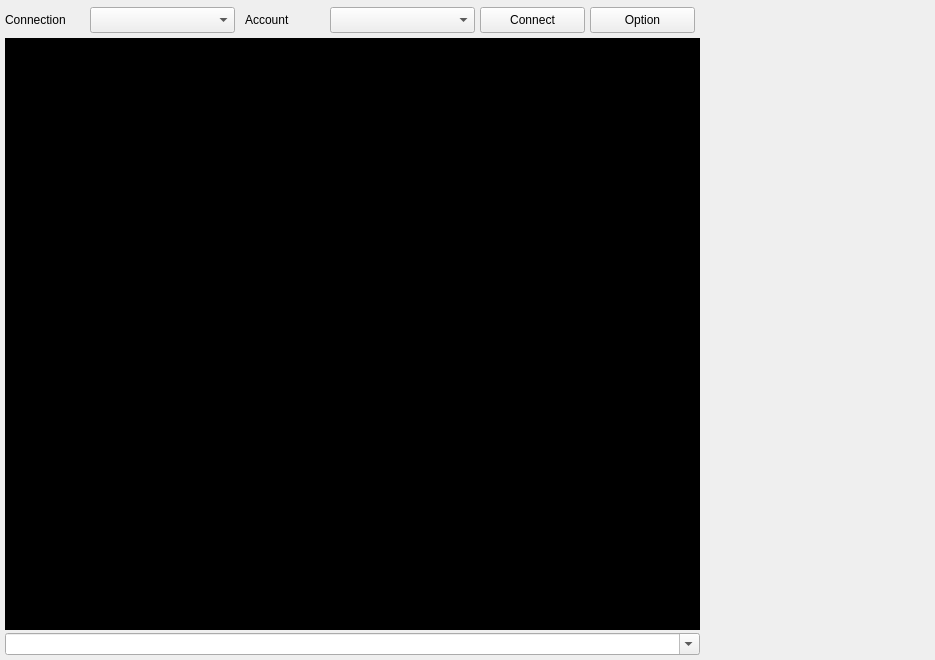
<ui version="4.0" >
 <class>dev_client</class>
 <widget class="QMainWindow" name="dev_client" >
  <property name="geometry" >
   <rect>
    <x>0</x>
    <y>0</y>
    <width>935</width>
    <height>660</height>
   </rect>
  </property>
  <property name="windowTitle" >
   <string>DevClient</string>
  </property>
  <widget class="QWidget" name="centralwidget" >
   <layout class="QGridLayout" >
    <property name="leftMargin" >
     <number>5</number>
    </property>
    <property name="topMargin" >
     <number>5</number>
    </property>
    <property name="rightMargin" >
     <number>5</number>
    </property>
    <property name="bottomMargin" >
     <number>5</number>
    </property>
    <property name="horizontalSpacing" >
     <number>5</number>
    </property>
    <property name="verticalSpacing" >
     <number>3</number>
    </property>
    <item row="0" column="0" colspan="2" >
     <widget class="QFrame" name="toppanel" >
      <property name="sizePolicy" >
       <sizepolicy vsizetype="Fixed" hsizetype="Fixed" >
        <horstretch>0</horstretch>
        <verstretch>0</verstretch>
       </sizepolicy>
      </property>
      <property name="minimumSize" >
       <size>
        <width>925</width>
        <height>30</height>
       </size>
      </property>
      <property name="maximumSize" >
       <size>
        <width>16777215</width>
        <height>30</height>
       </size>
      </property>
      <property name="frameShape" >
       <enum>QFrame::NoFrame</enum>
      </property>
      <property name="frameShadow" >
       <enum>QFrame::Raised</enum>
      </property>
      <widget class="QComboBox" name="list_conn" >
       <property name="geometry" >
        <rect>
         <x>85</x>
         <y>2</y>
         <width>145</width>
         <height>26</height>
        </rect>
       </property>
       <property name="focusPolicy" >
        <enum>Qt::NoFocus</enum>
       </property>
      </widget>
      <widget class="QComboBox" name="list_account" >
       <property name="geometry" >
        <rect>
         <x>325</x>
         <y>2</y>
         <width>145</width>
         <height>26</height>
        </rect>
       </property>
       <property name="focusPolicy" >
        <enum>Qt::NoFocus</enum>
       </property>
      </widget>
      <widget class="QLabel" name="top_label_conn" >
       <property name="geometry" >
        <rect>
         <x>0</x>
         <y>0</y>
         <width>80</width>
         <height>30</height>
        </rect>
       </property>
       <property name="text" >
        <string>Connection</string>
       </property>
      </widget>
      <widget class="QLabel" name="top_label_account" >
       <property name="geometry" >
        <rect>
         <x>240</x>
         <y>0</y>
         <width>80</width>
         <height>30</height>
        </rect>
       </property>
       <property name="text" >
        <string>Account</string>
       </property>
      </widget>
      <widget class="QPushButton" name="button_connect" >
       <property name="geometry" >
        <rect>
         <x>475</x>
         <y>2</y>
         <width>105</width>
         <height>26</height>
        </rect>
       </property>
       <property name="sizePolicy" >
        <sizepolicy vsizetype="Fixed" hsizetype="Fixed" >
         <horstretch>0</horstretch>
         <verstretch>0</verstretch>
        </sizepolicy>
       </property>
       <property name="minimumSize" >
        <size>
         <width>105</width>
         <height>26</height>
        </size>
       </property>
       <property name="maximumSize" >
        <size>
         <width>105</width>
         <height>26</height>
        </size>
       </property>
       <property name="focusPolicy" >
        <enum>Qt::NoFocus</enum>
       </property>
       <property name="text" >
        <string>Connect</string>
       </property>
       <property name="icon" >
        <iconset resource="../../../resources/gui.qrc" >:/images/connect.png</iconset>
       </property>
       <property name="iconSize" >
        <size>
         <width>16</width>
         <height>16</height>
        </size>
       </property>
       <property name="shortcut" >
        <string>Alt+C</string>
       </property>
      </widget>
      <widget class="QPushButton" name="button_option" >
       <property name="geometry" >
        <rect>
         <x>585</x>
         <y>2</y>
         <width>105</width>
         <height>26</height>
        </rect>
       </property>
       <property name="sizePolicy" >
        <sizepolicy vsizetype="Fixed" hsizetype="Fixed" >
         <horstretch>0</horstretch>
         <verstretch>0</verstretch>
        </sizepolicy>
       </property>
       <property name="minimumSize" >
        <size>
         <width>105</width>
         <height>26</height>
        </size>
       </property>
       <property name="maximumSize" >
        <size>
         <width>105</width>
         <height>26</height>
        </size>
       </property>
       <property name="focusPolicy" >
        <enum>Qt::NoFocus</enum>
       </property>
       <property name="text" >
        <string>Option</string>
       </property>
       <property name="icon" >
        <iconset resource="../../../resources/gui.qrc" >:/images/option.png</iconset>
       </property>
       <property name="iconSize" >
        <size>
         <width>16</width>
         <height>16</height>
        </size>
       </property>
       <property name="shortcut" >
        <string>Alt+O</string>
       </property>
      </widget>
     </widget>
    </item>
    <item row="1" column="0" >
     <widget class="QTextEdit" name="text_output" >
      <property name="sizePolicy" >
       <sizepolicy vsizetype="Expanding" hsizetype="Expanding" >
        <horstretch>1</horstretch>
        <verstretch>1</verstretch>
       </sizepolicy>
      </property>
      <property name="minimumSize" >
       <size>
        <width>690</width>
        <height>0</height>
       </size>
      </property>
      <property name="focusPolicy" >
       <enum>Qt::NoFocus</enum>
      </property>
      <property name="autoFillBackground" >
       <bool>true</bool>
      </property>
      <property name="styleSheet" >
       <string>QTextEdit { background-color: #000000; font: 13px "Courier"; color: #FFFFFF;}</string>
      </property>
      <property name="undoRedoEnabled" >
       <bool>false</bool>
      </property>
      <property name="readOnly" >
       <bool>true</bool>
      </property>
     </widget>
    </item>
    <item rowspan="2" row="1" column="1" >
     <widget class="QFrame" name="rightpanel" >
      <property name="sizePolicy" >
       <sizepolicy vsizetype="Expanding" hsizetype="Preferred" >
        <horstretch>0</horstretch>
        <verstretch>0</verstretch>
       </sizepolicy>
      </property>
      <property name="minimumSize" >
       <size>
        <width>225</width>
        <height>615</height>
       </size>
      </property>
      <property name="frameShape" >
       <enum>QFrame::NoFrame</enum>
      </property>
     </widget>
    </item>
    <item row="2" column="0" >
     <widget class="QComboBox" name="text_input" >
      <property name="sizePolicy" >
       <sizepolicy vsizetype="Fixed" hsizetype="Expanding" >
        <horstretch>1</horstretch>
        <verstretch>1</verstretch>
       </sizepolicy>
      </property>
      <property name="minimumSize" >
       <size>
        <width>690</width>
        <height>0</height>
       </size>
      </property>
      <property name="editable" >
       <bool>true</bool>
      </property>
      <item>
       <property name="text" >
        <string/>
       </property>
      </item>
     </widget>
    </item>
   </layout>
  </widget>
 </widget>
 <resources>
  <include location="../../../resources/gui.qrc" />
 </resources>
 <connections/>
 <designerdata>
  <property name="gridDeltaX" >
   <number>5</number>
  </property>
  <property name="gridDeltaY" >
   <number>5</number>
  </property>
  <property name="gridSnapX" >
   <bool>true</bool>
  </property>
  <property name="gridSnapY" >
   <bool>true</bool>
  </property>
  <property name="gridVisible" >
   <bool>true</bool>
  </property>
 </designerdata>
</ui>
